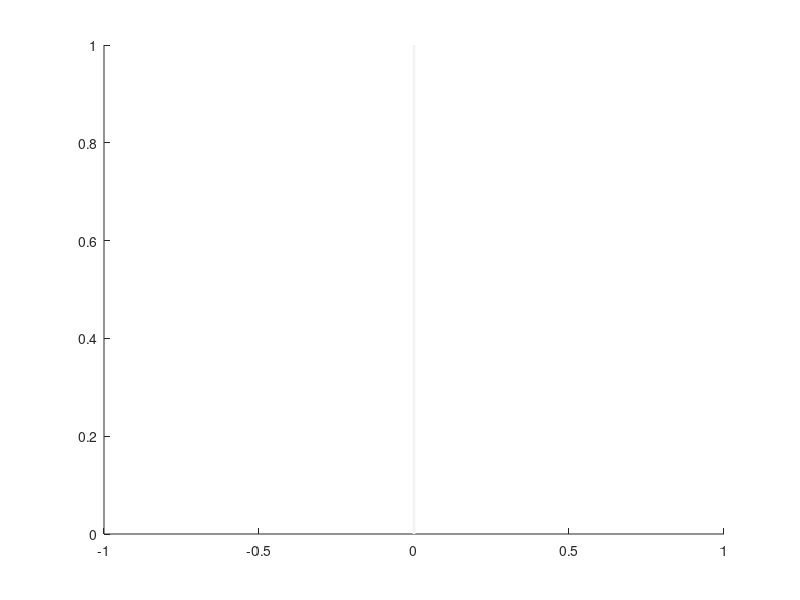

This chart was generated by the following MATLAB code: (Note: this script raises an error after producing the figure.)
function drawgreygridlines()
    for dir='XY';
        ticks = get(gca, [dir 'Tick']);
        lim = get(gca, [dir 'lim']);
        for ii=1:length(ticks)
            coord = ticks(ii);

            for jj=1:9,
                if jj==1                  % major grid properties
                    color = [1 1 1]*0.95;
                    weight = 2;
                else                      % minor grid properties
                    color = [1 1 1]*0.95;
                    weight = 1;
                end
                if jj*coord > lim(2)
                    continue
                end
                if dir=='X' 
                    L = line((jj*coord)*[1 1], get(gca, 'ylim'), ...
                             'color', color, 'linewidth', weight);
                else
                    L = line(get(gca, 'xlim'), (jj*coord)*[1 1], ...
                             'color', color, 'linewidth', weight);
                end
                uistack(L, 'bottom');
            end
        end
    end
end